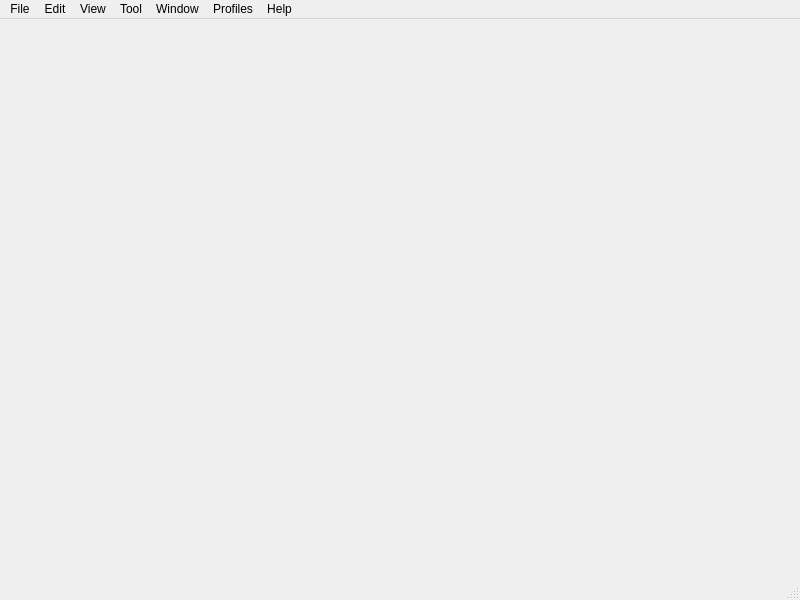
<?xml version="1.0" encoding="UTF-8"?>
<ui version="4.0">
 <class>StartWindow</class>
 <widget class="QMainWindow" name="StartWindow">
  <property name="geometry">
   <rect>
    <x>0</x>
    <y>0</y>
    <width>800</width>
    <height>600</height>
   </rect>
  </property>
  <property name="windowTitle">
   <string>MainWindow</string>
  </property>
  <widget class="QWidget" name="centralwidget"/>
  <widget class="QMenuBar" name="menubar">
   <property name="geometry">
    <rect>
     <x>0</x>
     <y>0</y>
     <width>800</width>
     <height>24</height>
    </rect>
   </property>
   <widget class="QMenu" name="menuFile">
    <property name="title">
     <string>File</string>
    </property>
   </widget>
   <widget class="QMenu" name="menuEdit">
    <property name="title">
     <string>Edit</string>
    </property>
   </widget>
   <widget class="QMenu" name="menuView">
    <property name="title">
     <string>View</string>
    </property>
   </widget>
   <widget class="QMenu" name="menuTool">
    <property name="title">
     <string>Tool</string>
    </property>
   </widget>
   <widget class="QMenu" name="menuWindow">
    <property name="title">
     <string>Window</string>
    </property>
   </widget>
   <widget class="QMenu" name="menuProfiles">
    <property name="title">
     <string>Profiles</string>
    </property>
   </widget>
   <widget class="QMenu" name="menuHelp">
    <property name="title">
     <string>Help</string>
    </property>
   </widget>
   <addaction name="menuFile"/>
   <addaction name="menuEdit"/>
   <addaction name="menuView"/>
   <addaction name="menuTool"/>
   <addaction name="menuWindow"/>
   <addaction name="menuProfiles"/>
   <addaction name="menuHelp"/>
  </widget>
  <widget class="QStatusBar" name="statusbar"/>
 </widget>
 <resources/>
 <connections/>
</ui>
